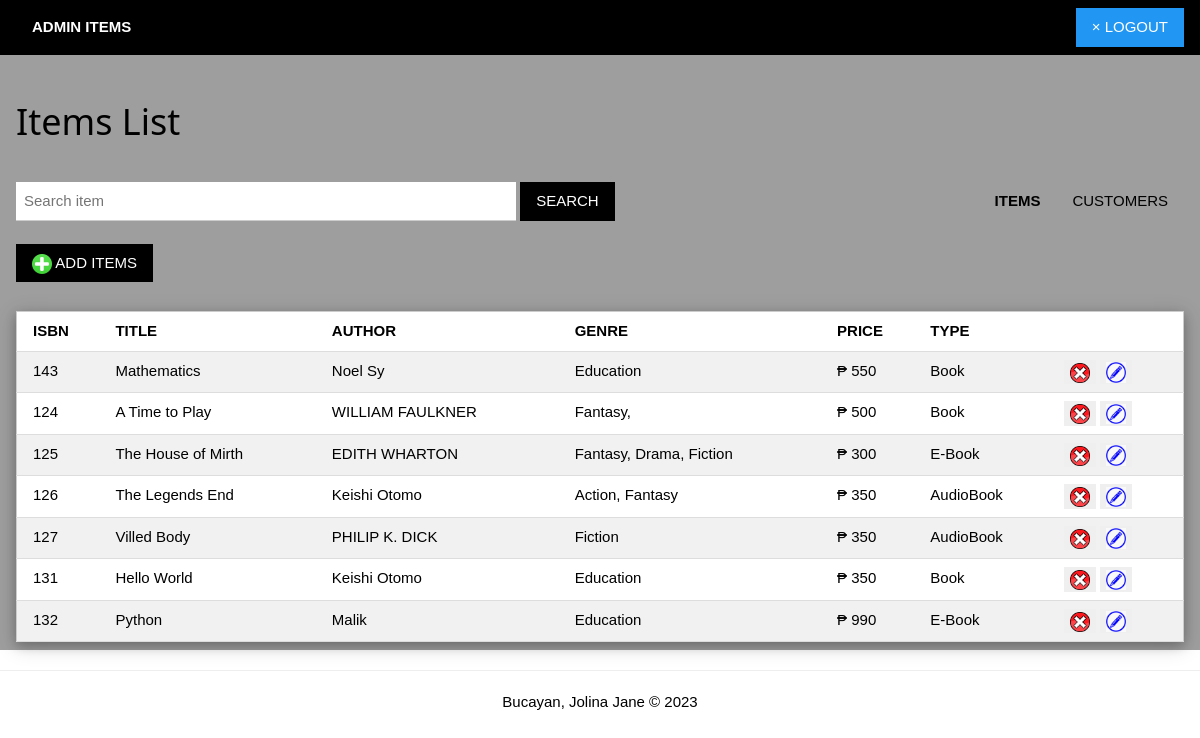
Screenshot of /admin/items (signed in) with the database file from the repository.
### tables this page shows
CREATE TABLE 'Items'
('i_id' integer primary key autoincrement,
'ISBN' integer unique on conflict ignore,
'title' varchar(100),
'author' varchar(100),
'genre' varchar(50),
'price' decimal(10,2),
'i_type' varchar(25));

### app.py (the view)
@app.route("/admin/items")
def admin_items():
    if 'admin' in session:
        head = ['isbn','title','author','genre','price','type']
        rows = getall('Items')
        return render_template("admin_items.html",title="admin",header=head,itemlist=rows,search=None)
    elif 'user' in session:
        return redirect(url_for("user_items"))
    else:
        flash("Login Properly!!!")
        return redirect(url_for("login"))

### dbhelper.py (called while the page is built)
def connect():
    return sqlite3.connect(database)

def getprocess(sql:str)->list:
    conn = connect()
    conn.row_factory = sqlite3.Row #return dictionary format
    cursor = conn.cursor()
    cursor.execute(sql)
    rows = cursor.fetchall()
    cursor.close()
    return rows

def getall(table)->list:
    sql:str = f"SELECT * FROM `{table}`"
    return getprocess(sql)

### templates/admin_items.html (shortened to what this page needs)
{% extends 'base_admin.html' %}
{% block nav %}
		<a class="w3-bar-item w3-left w3-button" style="font-weight: bold" >ADMIN ITEMS</a>
{% endblock %}
{% block content %}
	<br>
	<div class="w3-bar">
		<h1>Items List</h1>
		<br>
		<form method="post" action="/user/items/search" class="w3-left">
			<input type="text" name="search" id="search" class="w3-input " placeholder="Search item" style="width:500px;display:inline;">
			<input type="submit" value="SEARCH" class="w3-button w3-black">
		</form>
		<a href="{{ url_for('admin_customers') }}" class="w3-bar-item w3-right w3-button">CUSTOMERS</a>
		<a href="{{ url_for('admin_items') }}" class="w3-bar-item w3-right w3-button" style="font-weight: bold">ITEMS</a>
	</div>
		<br>
	<div>
	<button style="display:inline" class="w3-button w3-left w3-black" onclick="document.getElementById('addmodal').style.display='block'"><img width="20px" src="../static/icons/add.png"> ADD ITEMS</button>
	</div>
	<br>
	<br>
	<br>
	<table  bgcolor = "white" width = "100%" class="w3-table-all w3-card-4 w3-animate-top">
		<tr>
			{% for h in header %}
				<th>{{ h | upper }}</th>
			{% endfor %}
		</tr>
		{% for item in itemlist %}
			<tr>
				<td>{{ item['ISBN'] }}</td>
				<td>{{ item['title'] }}</td>
				<td>{{ item['author'] }}</td>
				<td>{{ item['genre'] }}</td>
				<td>&#x20B1; {{ item['price'] }}</td>
				<td>{{ item['i_type'] }}</td>
				<td>
					<button style="cursor:pointer;border:none" onclick="deleteitem('{{ item['i_id'] }}')">
						<img width="20px" src="../static/icons/delete.png">
					</button>
					<button style="cursor:pointer;border:none" onclick="document.getElementById('updatemodal_{{ item['i_id'] }}').style.display='block'">
						<img width="20px" src="../static/icons/edit.png">
					</button>
				</td>
			</tr>
		{% endfor%}
	</table>
{% endblock %}

### templates/base_admin.html
{% extends 'base.html' %}
{% block menu %}
	{% block nav %}
	{% endblock %}
	<a href="{{ url_for('admin_logout') }}" class="w3-bar-item w3-right w3-blue w3-button">&times; LOGOUT</a>
{% endblock %}

### templates/base.html (shortened to what this page needs)
<!DOCTYPE html>
<html>
	<head>
		<link rel="stylesheet" href="{{ url_for('static',filename='/css/w3.css')}}">
	</head>
	<body>
		<div class=" w3-container w3-padding w3-black w3-card-2">
			{% block menu %}
			{% endblock %}
		</div>
		<div class="w3-container w3-gray w3-padding">
			{% block content %}
			{% endblock %}
		</div>
		<hr>
		<div class="w3-center">Bucayan, Jolina Jane &copy; 2023</div>
	</body>
</html>

### static/css/w3.css (style rules this page uses)
html { box-sizing:border-box }
*,*:before,*:after { box-sizing:inherit }
html { -ms-text-size-adjust:100%;-webkit-text-size-adjust:100% }
body { margin:0 }
a { background-color:transparent }
img { border-style:none }
hr { box-sizing:content-box;height:0;overflow:visible }
button,input,select,textarea,optgroup { font:inherit;margin:0 }
button,input { overflow:visible }
button,select { text-transform:none }
button,[type=button],[type=reset],[type=submit] { -webkit-appearance:button }
html,body { font-family:Verdana,sans-serif;font-size:15px;line-height:1.5 }
html { overflow-x:hidden }
h1 { font-size:36px }
h1,h2,h3,h4,h5,h6 { font-family:"Segoe UI",Arial,sans-serif;font-weight:400;margin:10px 0 }
hr { border:0;border-top:1px solid #eee;margin:20px 0 }
img { vertical-align:middle }
a { color:inherit }
.w3-table,.w3-table-all { border-collapse:collapse;border-spacing:0;width:100%;display:table }
.w3-table-all { border:1px solid #ccc }
.w3-bordered tr,.w3-table-all tr { border-bottom:1px solid #ddd }
.w3-table-all tr:nth-child(odd) { background-color:#fff }
.w3-table-all tr:nth-child(even) { background-color:#f1f1f1 }
.w3-table td,.w3-table th,.w3-table-all td,.w3-table-all th { padding:8px 8px;display:table-cell;text-align:left;vertical-align:top }
.w3-table th:first-child,.w3-table td:first-child,.w3-table-all th:first-child,.w3-table-all td:first-child { padding-left:16px }
.w3-btn,.w3-button { border:none;display:inline-block;padding:8px 16px;vertical-align:middle;overflow:hidden;text-decoration:none;color:inherit;background-color:inherit;text-align:center;cursor:pointer;white-space:nowrap }
.w3-btn,.w3-button { -webkit-touch-callout:none;-webkit-user-select:none;-khtml-user-select:none;-moz-user-select:none;-ms-user-select:none;user-select:none }
.w3-input { padding:8px;display:block;border:none;border-bottom:1px solid #ccc;width:100% }
.w3-bar { width:100%;overflow:hidden }
.w3-bar .w3-bar-item { padding:8px 16px;float:left;width:auto;border:none;display:block;outline:0 }
.w3-bar .w3-button { white-space:normal }
.w3-container:after,.w3-container:before,.w3-panel:after,.w3-panel:before,.w3-row:after,.w3-row:before,.w3-row-padding:after,.w3-row-padding:before, .w3-cell-row:before,.w3-cell-row:after,.w3-clear:after,.w3-clear:before,.w3-bar:before,.w3-bar:after { content:"";display:table;clear:both }
.w3-container,.w3-panel { padding:0.01em 16px }
.w3-card,.w3-card-2 { box-shadow:0 2px 5px 0 rgba(0,0,0,0.16),0 2px 10px 0 rgba(0,0,0,0.12) }
.w3-card-4,.w3-hover-shadow:hover { box-shadow:0 4px 10px 0 rgba(0,0,0,0.2),0 4px 20px 0 rgba(0,0,0,0.19) }
.w3-animate-top { position:relative;animation:animatetop 0.4s }
.w3-center { text-align:center!important }
.w3-padding { padding:8px 16px!important }
.w3-left { float:left!important }
.w3-right { float:right!important }
.w3-blue,.w3-hover-blue:hover { color:#fff!important;background-color:#2196F3!important }
.w3-black,.w3-hover-black:hover { color:#fff!important;background-color:#000!important }
.w3-grey,.w3-hover-grey:hover,.w3-gray,.w3-hover-gray:hover { color:#000!important;background-color:#9e9e9e!important }

### rows the page displays
Items: ISBN "143", title "Mathematics", author "Noel Sy", genre "Education", price "550", i_type "Book"
Items: ISBN "124", title "A Time to Play", author "WILLIAM FAULKNER", genre "Fantasy,", price "500", i_type "Book"
Items: ISBN "125", title "The House of Mirth", author "EDITH WHARTON", genre "Fantasy, Drama, Fiction", price "300", i_type "E-Book"
Items: ISBN "126", title "The Legends End", author "Keishi Otomo", genre "Action, Fantasy", price "350", i_type "AudioBook"
Items: ISBN "127", title "Villed Body", author "PHILIP K. DICK", genre "Fiction", price "350", i_type "AudioBook"
Items: ISBN "131", title "Hello World", author "Keishi Otomo", genre "Education", price "350", i_type "Book"
Items: ISBN "132", title "Python", author "Malik", genre "Education", price "990", i_type "E-Book"

### other values shown
{{ h | upper }} "ISBN" "TITLE" "AUTHOR" "GENRE" "PRICE" "TYPE"
